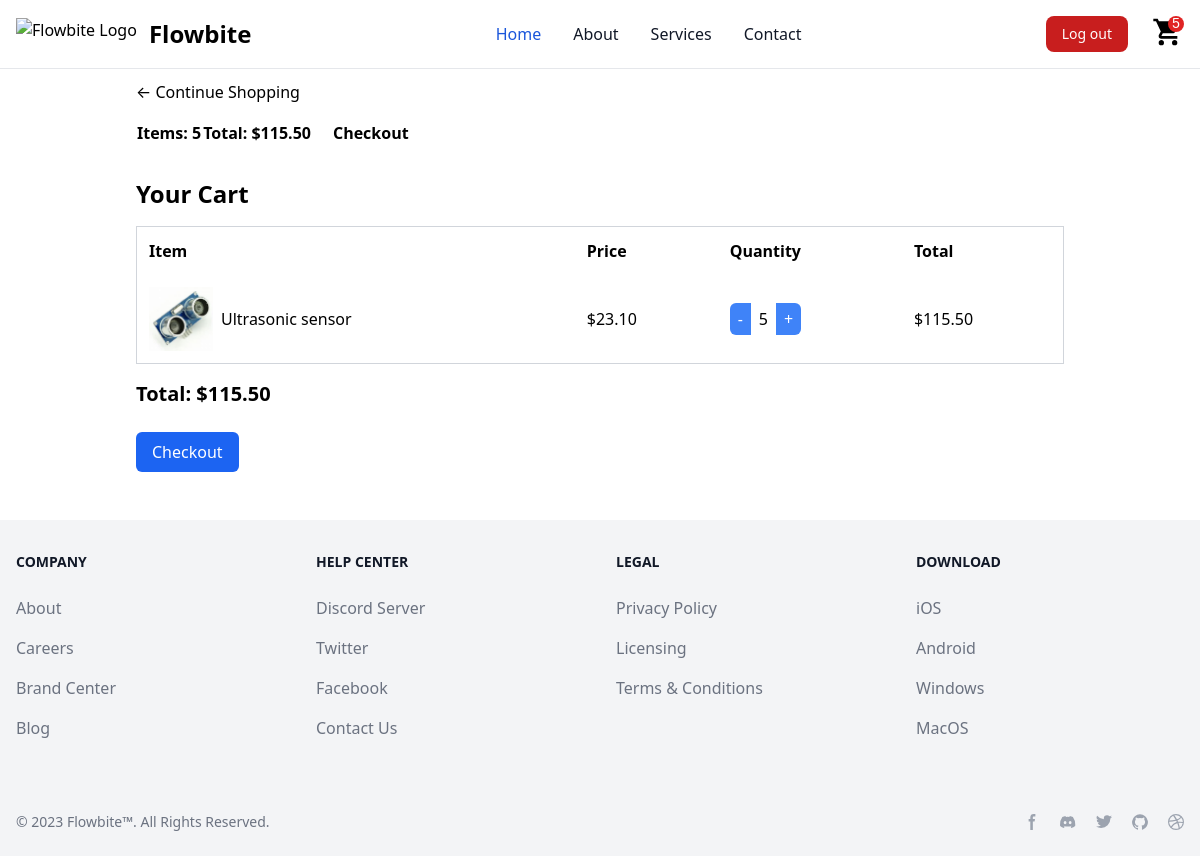
Screenshot of /cart/ (signed in) with the database file from the repository.
### store/models.py (models this page shows, shortened)
class Order(models.Model):
    customer = models.ForeignKey(Customer, on_delete=models.SET_NULL, blank=True, null=True)
    date_ordered = models.DateTimeField(auto_now_add=True)
    completed = models.BooleanField(default=False)
    transaction_id = models.CharField(max_length=200, null=True)
    @property
    def get_cart_total(self):
        orderitems = self.orderitem_set.all()
        total = sum([item.get_total for item in orderitems])
        return total
    @property
    def get_cart_items(self):
        orderitems = self.orderitem_set.all()
        total = sum([item.quantity for item in orderitems])
        return total

class OrderItem(models.Model):
    product = models.ForeignKey(Product, on_delete=models.SET_NULL, blank=True, null=True)
    order = models.ForeignKey(Order, on_delete=models.SET_NULL, blank=True, null=True)
    quantity = models.IntegerField(default=0, null=True, blank=True)
    date_added = models.DateTimeField(auto_now_add=True)
    @property
    def get_total(self):
        total = self.product.price * self.quantity
        return total

class Product(models.Model):
    name = models.CharField(max_length=200, null=True)
    price = models.DecimalField(max_digits=7, decimal_places=2)
    digital = models.BooleanField(default=False, null=True, blank=True)
    image = models.ImageField(null=True, blank=True)
    @property
    def imageURL(self):
        try:
            url = self.image.url
        except:
            url = ''
        return url

### store/views.py (the view)
# urls.py: path('cart/', views.cart, name="cart"),
def cart(request):
    data = cartData(request)
    cartItems = data['cartItems']
    order = data['order']
    items = data['items']
    context = {'items': items, 'order': order, 'cartItems': cartItems}
    return render(request, 'cart.html', context)

### store/utils.py (called while the page is built)
def cartData(request):
    if request.user.is_authenticated:
        customer = request.user
        order, created = Order.objects.get_or_create(customer=customer, completed=False)
        items = order.orderitem_set.all()
        cartItems = order.get_cart_items
    else:
        cookieData = cookieCart(request)
        cartItems = cookieData['cartItems']
        order = cookieData['order']
        items = cookieData['items']
    return {'cartItems': cartItems, 'items': items, 'order': order}

### templates/cart.html (shortened to what this page needs)
{% extends 'main.html' %}
{% load static %}
{% block content %}
<div class="row">
    <div class="col-lg-12">
        <div class="box-element">
            <a class="btn btn-outline-dark" href="{% url 'store' %}">&#x2190; Continue Shopping</a>
            <div class="mt-4 mb-4">
                <table class="table">
                    <tr>
                        <th>
                            <h5>Items: <strong>{{order.get_cart_items}}</strong></h5>
                        </th>
                        <th>
                            <h5>Total:<strong> ${{order.get_cart_total|floatformat:2 }}</strong></h5>
                        </th>
                        <th>
                            <a class="btn btn-success float-right ml-5" href="{% url 'checkout' %}">Checkout</a>
                        </th>
                    </tr>
                </table>
            </div>
        </div>
        <div class="container mx-auto mt-8">
            <h1 class="text-2xl font-semibold mb-4">Your Cart</h1>
            {% for item in items %}
            <div class="overflow-x-auto">
                <table class="w-full border-collapse border border-gray-300">
                    <thead class="hidden sm:table-header-group">
                        <tr>
                            <th class="p-3 text-left">Item</th>
                            <th class="p-3 text-left">Price</th>
                            <th class="p-3 text-left">Quantity</th>
                            <th class="p-3 text-left">Total</th>
                        </tr>
                    </thead>
                    <tbody>
                        <tr class="border-b sm:border-none">
                            <td class="p-3 flex flex-col sm:flex-row items-center">
                                <img src="{{item.product.imageURL}}" alt="Product" class="w-16 h-16 mr-2">
                                <span>{{item.product.name}}</span>
                            </td>
                            <td class="p-3">
                                ${{item.product.price|floatformat:2}}
                            </td>
                            <td class="p-3">
                                <div class="flex items-center">
                                    <button data-product="{{item.product.id}}" data-action="remove" class="px-2 py-1 bg-blue-500 text-white rounded-l-md update-cart">-</button>
                                    <span class="px-2 py-1">{{item.quantity}}</span>
                                    <button data-product="{{item.product.id}}" data-action="add" class="px-2 py-1 bg-blue-500 text-white rounded-r-md update-cart">+</button>
                                </div>
                            </td>
                            <td class="p-3">
                                ${{order.get_cart_total|floatformat:2 }}
                            </td>
                        </tr>
                    </tbody>
                </table>
            </div>
            {% endfor %}
            <div class="mt-4">
                <p class="text-xl font-semibold">Total: ${{order.get_cart_total|floatformat:2 }}</p>
            </div>
            <div class="mt-6">
                <a href="{% url 'checkout' %}">
                    <button class="px-4 py-2 bg-blue-600 text-white rounded-md">Checkout</button>
                </a>
            </div>
        </div>
    </div>
</div>
{% endblock content %}

### rows the page displays
Order: get_cart_items "5", get_cart_total "115.50"
OrderItem: product.imageURL (picture), product.name "Ultrasonic sensor", product.price "23.10", quantity "5"

### other values shown
{{ cartItems }} "5"
